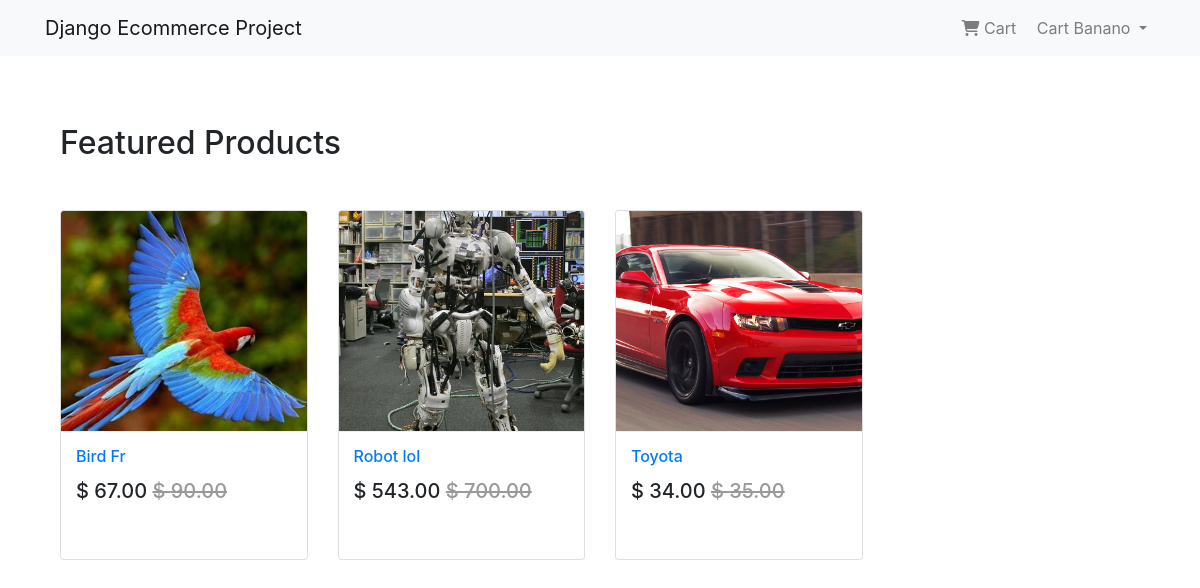
The page / (signed in) on the database its author committed.
### App_Login/models.py (models this page shows, shortened)
class User(AbstractBaseUser, PermissionsMixin):
    email = models.EmailField(unique=True, null=False)
    is_staff = models.BooleanField(ugettext_lazy('Staff Status'), default=False, help_text = ugettext_lazy('Designates whether the user can log in the site'))
    is_active = models.BooleanField(ugettext_lazy('active'), default=True, help_text = ugettext_lazy('Designates whether this user should be treated as active'))
    USERNAME_FIELD = 'email'
    objects = MyUserManager()

class Profile(models.Model):
    user = models.OneToOneField(User, on_delete=models.CASCADE, related_name='profile')
    username = models.CharField(max_length=264, null=True, blank=True)
    full_name = models.CharField(max_length=264, null=True, blank=True)
    full_name = models.CharField(max_length=264, null=True, blank=True)
    address_1 = models.TextField(max_length=300, null=True, blank=True)
    city = models.CharField(max_length=100, null=True, blank=True)
    zipcode = models.CharField(max_length=10, null=True, blank=True)
    country = models.CharField(max_length=20, null=True, blank=True)
    phone = models.CharField(max_length=20, null=True, blank=True)
    date_joined = models.DateTimeField(auto_now_add=True)

### App_Shop/models.py (models this page shows, shortened)
class Product(models.Model):
    mainimage = models.ImageField(upload_to = 'Product')
    name = models.CharField(max_length=264)
    category = models.ForeignKey(Category, on_delete=models.CASCADE, related_name='category')
    preview_text = models.TextField(max_length=200, verbose_name='Preview Text')
    details_text = models.TextField(max_length=1000, verbose_name='Description')
    price = models.FloatField()
    old_price = models.FloatField(default=0.00)
    created = models.DateTimeField(auto_now_add=True)
    class Meta:
        ordering = ['-created']

### App_Shop/views.py (the view)
# urls.py: path('', views.Home.as_view(), name='home'),
class Home(ListView):
    model = Product
    template_name = 'App_Shop/home.html'

### templates/App_Shop/home.html
{% extends 'base.html' %}
{% block body_block %}
    <div class="container my-5">
        <h2 class="my-5">Featured Products</h2>
        <div class="row">
            {% for product in object_list %}
            <div class="col-md-6 col-sm-12 col-lg-3">
                <figure class="card card-product">
                    <div class="img-wrap">
                        <img src="/media/{{product.mainimage}}" style="width: 100%; height: 300px;">
                    </div>
                <figcaption class="info-wrap">
                    <h6 class="title"> <a href="{% url 'App_Shop:product_detail' pk=product.pk %}">{{ product.name }}</a></h6>
                    <div class="action-wrap">
                        <div class="price-wrap h5">
                            <span class="price-new"> $ {{ product.price|floatformat:2 }}</span>
                            <span class="price-old"> <strike> $ {{ product.old_price|floatformat:2 }} </strike></span>
                        </div>
                    </div>
                </figcaption>
                </figure>
            </div>
            {% endfor %}
        </div>
    </div>
{% endblock %}

### templates/navbar.html (shortened to what this page needs)
<nav class="navbar navbar-expand-lg navbar-light bg-light">
    <div class="container">
        <a class="navbar-brand" href="{% url 'App_Shop:home' %}">Django Ecommerce Project</a>
        <div class="collapse navbar-collapse" id='navbarNav'>
            <ul class="navbar-nav ml-auto">
                {% if request.user.is_authenticated %}
                <li class="nav-item">
                    <a class="nav-link" href="{% url 'App_Order:cart' %}"><i class="fas fa-shopping-cart"></i> Cart</a>
                </li>
                <li class="nav-item dropdown">
                    <a class="nav-link dropdown-toggle" href="#" id="navbarDropdown" role="button" data-toggle="dropdown" aria-haspopup="true" aria-expanded="false">
                         Cart {{ request.user.profile.username }}
                    </a>
                </li>
                {% else %}
                <li class="nav-item">
                    <a href="{% url 'App_Login:login' %}" class="btn btn-info btn-sm">Login</a>
                    <a href="{% url 'App_Login:signup' %}" class="btn btn-info btn-sm">Signup</a>
                </li>
                {% endif %}
            </ul>
        </div>
    </div>
</nav>

### templates/base.html (style rules this page uses)
.card { height: 350px; }
.card-product:after { content: ""; display: table; clear: both; visibility: hidden; }
.card-product .price-old { color: #999; }
.card-product .img-wrap { border-radius: 3px 3px 0 0; overflow: hidden; position: relative; height: 220px; text-align: center; }
.card-product .img-wrap img { max-width: 100%; max-height: 100%; object-fit: cover; }
.card-product .info-wrap { overflow: hidden; padding: 15px; border-top: 1px solid #eee; }
.card-product .action-wrap { padding-top: 4px; margin-top: 4px; }
.card-product .title { margin-top: 0px; }

### rows shown on the page
User: user.profile.username "Banano"
Product: mainimage (picture), name "Bird Fr", price "67.00", old_price "90.00"
Product: mainimage (picture), name "Robot lol", price "543.00", old_price "700.00"
Product: mainimage (picture), name "Toyota", price "34.00", old_price "35.00"
